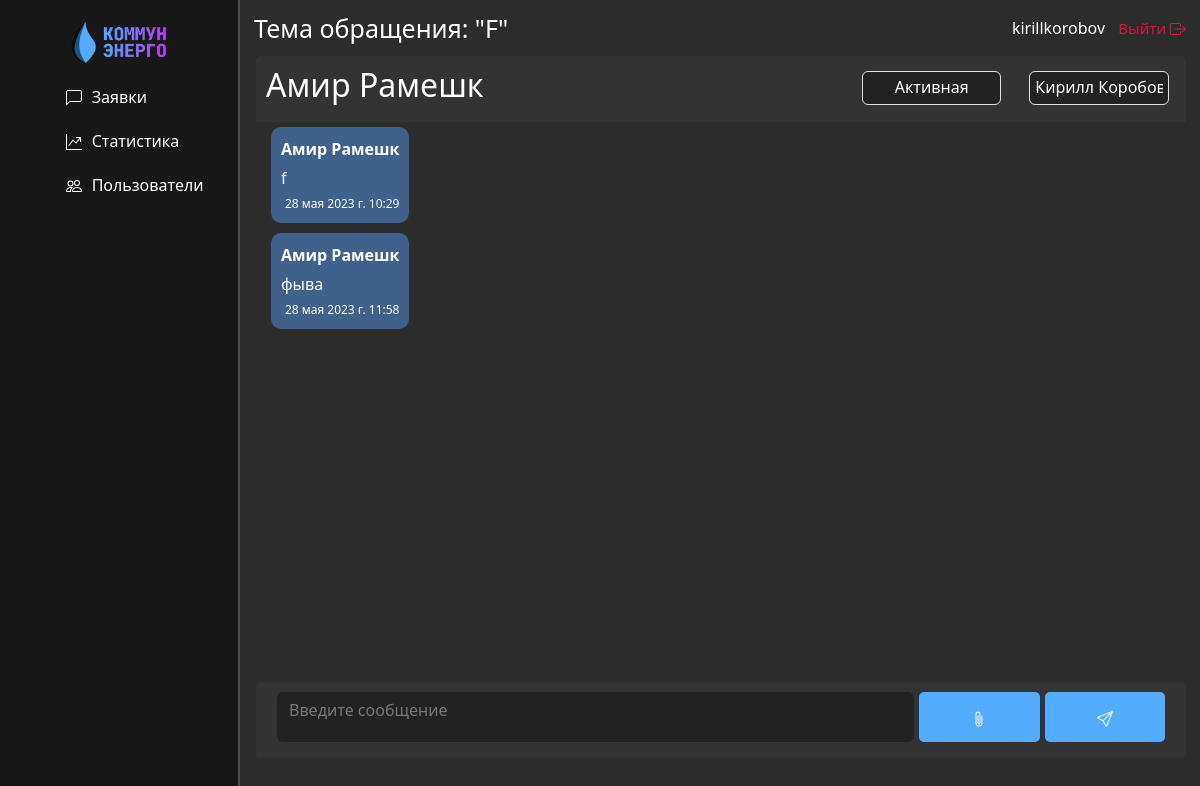
/messages/conversations/42/ (signed in), run on the app's committed database.
### messages_home/models.py (models this page shows, shortened)
class Conversation(models.Model):
  STATUS_CHOICES = [
    ('active', 'Активная'),
    ('closed', 'Закрыта'),
    ('snoozed', 'Отложена'),
  ]
  user1 = models.ForeignKey(User, on_delete=models.CASCADE, related_name='conversations_started')
  user2 = models.ForeignKey(User, on_delete=models.CASCADE, related_name='conversations_involved', null=True)
  title = models.CharField(max_length=50)
  created_at = models.DateTimeField(auto_now_add=True)
  status = models.CharField(max_length=20, choices=STATUS_CHOICES, default='Активная')
  class Meta:
    verbose_name_plural = 'Диалоги'
    verbose_name = 'Диалог'
    ordering = ['-created_at']

class Message(models.Model):
  text = models.TextField()
  conversation = models.ForeignKey(
    Conversation, related_name='messages', on_delete=models.CASCADE)
  sender = models.ForeignKey(
    User, related_name='messages', on_delete=models.CASCADE)
  created_at = models.DateTimeField(auto_now_add=True)
  attachment = models.ForeignKey(Attachment, on_delete=models.CASCADE, null=True, blank=True)
  class Meta:
    ordering = ('created_at',)
    verbose_name = 'Сообщение'
    verbose_name_plural = 'Сообщения'

### messages_home/views.py (the view)
# urls.py: path('conversations/<int:conversation_id>/', conversation_detail, name='conversation_detail'),
@login_required
def conversation_detail(request, conversation_id):
    conversation = get_object_or_404(Conversation.objects.filter(Q(id=conversation_id)))
    messages = conversation.messages.all()
    attachments = Attachment.objects.filter(message__conversation=conversation)
    support_group = Group.objects.get(name='Поддержка')
    support_users = User.objects.filter(groups__name=support_group.name)
    if request.method == 'POST':
        form = MessageForm(request.POST, request.FILES)
        if form.is_valid():
            message = form.save(commit=False)
            message.conversation = conversation
            message.sender = request.user
            attachment = request.FILES.get('message_attachment')
            if attachment is not None:
                attachment = Attachment.objects.create(
                    file=attachment,
                    uploaded_by=request.user
                )
            message.attachment = attachment
            if request.user.groups.filter(name='Поддержка').exists():
                conversation.user2 = message.sender
            conversation.save()
            message.save()
            created_at = message.created_at
            formatted_date = created_at.strftime('%d %B %Y г. %H:%M')
            formatted_date = formatted_date.replace(
            formatted_date.split()[1],
            {
                "January": "января",
                "February": "февраля",
                "March": "марта",
                "April": "апреля",
                "May": "мая",
                "June": "июня",
                "July": "июля",
                "August": "августа",
                "September": "сентября",
                "October": "октября",
                "November": "ноября",
                "December": "декабря",
            }[formatted_date.split()[1]],)
            if message.attachment is not None:
                message_data = {
                    'attachment': message.attachment.file.url,
                    'text': message.text,
                    'sender': message.sender.username,
                    'sender_first_name': message.sender.first_name,
                    'sender_last_name': message.sender.last_name,
                    'created_at': formatted_date,
                    'user': request.user.username,
                }
                print(message.sender.username)
            else:
                message_data = {
                    'text': message.text,
                    'sender': message.sender.username,
                    'sender_first_name': message.sender.first_name,
                    'sender_last_name': message.sender.last_name,
                    'created_at': formatted_date,
                    'user': request.user.username,
                }
            return JsonResponse({'message': message_data})
    else:
        form = MessageForm()
    context = {
        'conversation': conversation,
        'messages': messages,
        'form': form,
        'user': request.user,
        'support_users': support_users,
    }
    return render(request, 'messages_home/conversation_detail.html', context)

### messages_home/forms.py
class MessageForm(forms.ModelForm):
  class Meta:
    model = Message
    fields = ['text']
  text = forms.CharField(
    widget=forms.Textarea(
      attrs={
        'class': 'form-control',
        'rows': 3,
        'placeholder': 'Введите сообщение'
      }
    ),
    label=''
  )

### messages_home/templates/messages_home/conversation_detail.html (shortened to what this page needs)
{% extends 'main/layout.html' %}
{% load static %}
{% load attachment_filter %}
{% block pagename %}
<h1>Тема обращения: "{{ conversation.title }}"</h1>
{% endblock%}
{% block main_content %}
<div class="row">
  <div class="col-md-12 chat-all">
    {% if user.groups.all.0.name != 'Обычные пользователи'%}
    <div class="conversation-topline">
      <div class="conversation-title">
        <h2>{{ conversation.user1.first_name }} {{ conversation.user1.last_name }}</h2>
      </div>
      <select class="form-control forms-stat-date message-form-select" id="status" name="status" data-conversation-id="{{ conversation.id }}" onchange="updateConversationStatus()">
        <option class="status-option" selected hidden>{{ conversation.status }}</option>
      </select>
      <select class="form-control forms-stat-date message-form-select" id="names" name="names"
        data-conversation-id="{{ conversation.id }}" onchange="updateConversationUser()">
        {% for support_user in support_users %}
        {% if conversation.user2 == support_user %}
        <option class="status-option" selected>{{ conversation.user2.first_name }} {{ conversation.user2.last_name }}
        </option>
        {% else %}
        <option class="status-option">{{ support_user.first_name }} {{ support_user.last_name }}</option>
        {% endif%}
        {% endfor %}
      </select>
    </div>
    {% else %}
    <h2 class="conversation-title">Техническая поддержка</h2>
    {% endif %}
    <div class="chat-box">
      {% for message in messages %}
      <div class="message-box {% if message.sender == user %}message-right{% else %}message-left{% endif %}">
        <div class="message-sender">{{ message.sender.first_name }} {{ message.sender.last_name }}</div>
        <div class="message-text">{{ message.text }}</div>
        <div class="message-timestamp">{{ message.created_at }}</div>
      </div>
      {% endfor %}
    </div>
    <form enctype="multipart/form-data" method="post" class="send-message-form"
      action="{% url 'conversation_detail' conversation.id %}">
      {{ form.as_p }}
      <button type="button" class="send-message-btn attach-file-btn">
        <svg xmlns="http://www.w3.org/2000/svg" width="16" height="16" fill="currentColor" class="bi bi-paperclip"
          viewBox="0 0 16 16">
          <path
            d="M4.5 3a2.5 2.5 0 0 1 5 0v9a1.5 1.5 0 0 1-3 0V5a.5.5 0 0 1 1 0v7a.5.5 0 0 0 1 0V3a1.5 1.5 0 1 0-3 0v9a2.5 2.5 0 0 0 5 0V5a.5.5 0 0 1 1 0v7a3.5 3.5 0 1 1-7 0V3z" />
        </svg>
      </button>
      <button type="submit" class="send-message-btn">
      </button>
    </form>
  </div>
</div>
{% endblock %}

### main/templates/main/layout.html (shortened to what this page needs)
{% load static %}
<!DOCTYPE html>
<html class="theme-dark">
<head>
  <link href="https://cdn.jsdelivr.net/npm/bootstrap@5.3.0-alpha3/dist/css/bootstrap.min.css" rel="stylesheet"
>
  <link rel="stylesheet" href="{% static 'main/css/main.css' %}">
</head>
<body>
<div class="aside-box">
  <aside>
    <img src="{% static '/main/img/logo.png' %}" alt="logo">
    <ul>
      <a href="{% url 'conversations_list' %}">
        <li>
          Заявки
        </li>
      </a>
      {% if user.groups.all.0.name != 'Обычные пользователи'%}
      <a href="{% url 'home' %}">
        <li>
          Статистика
        </li>
      </a>
      <a href="{% url 'users' %}">
        <li>
          Пользователи
        </li>
      </a>
      {% endif %}
    </ul>
  </aside>
</div>
<main>
  <div class="topline">
    <div class="topline-content">
      <div class="page-name">
        {% block pagename %}
        {% endblock%}
      </div>
      <div class="login-panel">
        <label class="user-name">
          {{ user }}
        </label>
        <a class="logout-btn" onclick="logout()">
          Выйти
        </a>
      </div>
    </div>
  </div>
  {% block main_content %}
  {% endblock %}
</main>
</body>
</html>

### main/static/main/css/main.css (style rules this page uses)
* { font-family: system-ui, -apple-system, "Segoe UI", Roboto, "Helvetica Neue", "Noto Sans", "Liberation Sans", Arial, sans-serif, "Apple Color Emoji", "Segoe UI Emoji", "Segoe UI Symbol", "Noto Color Emoji"; color: #fff; }
body { background: #2c2c2c; }
aside { display: flex; flex-direction: column; flex-wrap: no-wrap; float: left; align-items: center; background: #181818; width: 20%; padding: 2,5%; height: 100vh; position: fixed; border-right: 2px solid #4d4d4d; }
aside img { margin-top: 20px; width: 40%; float: left; }
aside ul { list-style: none; }
aside a { text-decoration: none; }
aside ul li { color: #fff; margin-top: 20px; display: block; transition: transform .6s ease; }
.topline { width: 100%; height: 7vh; color: white; font-family: system-ui, -apple-system, "Segoe UI", Roboto, "Helvetica Neue", "Noto Sans", "Liberation Sans", Arial, sans-serif, "Apple Color Emoji", "Segoe UI Emoji", "Segoe UI Symbol", "Noto Color Emoji"; }
.topline-content { display: flex; padding: 10px 10px 10px 8px; width: 100%; height: 7vh; align-items: center; justify-content: space-between; }
.topline-content h1 { font-size: 25px; }
main { padding-left: 20.5%; }
.conversation-title { margin: 10px; }
.chat-box { display: flex; flex-direction: column; overflow-y: auto; overflow-x: hidden; height: 70vh; margin-top: 0; }
.message-box { margin: 5px; padding: 10px; border-radius: 10px; word-wrap: break-word; overflow-wrap: break-word; max-width: 40%; }
.message-left { align-self: flex-start; background-color: #3f618c; margin-left: 15px; }
.message-box .message-sender { font-weight: bold; margin-bottom: 5px; }
.message-box .message-text { display: inline-block; width: auto; max-width: 100%; word-wrap: break-word; }
.message-box .message-timestamp { font-size: 12px; color: white; margin-top: 5px; text-align: right; }
.send-message-form { display: flex; justify-content: flex-start; border-radius: 5px; background-color: #333; padding: 10px 21px; }
.send-message-form button { background-color: #54ACFE; color: #fff; border: none; padding: 0 5px; max-height: 50px; border-radius: 5px; margin-left: 5px; align-self: right; width: 15%; }
.send-message-form textarea { color: white; overflow-y: auto; display: inline; background-color: #222; height: 50px; border: 0; resize: none; }
.send-message-form textarea::placeholder { color: #777; }
.send-message-form p { width: 80%; margin: 0; padding: 0; }
.forms-stat-date { margin-top: 4px; height: 34px; background-color: #222; color: white; padding: 3px 5px 5px 5px; width: 193px; }
.nav-icon { margin-right: 5px; margin-bottom: 2px; }
.logout-btn { color: #dc143c; font-size: 15px; cursor: pointer; padding: 4px; text-decoration: none; }
.user-name { margin-right: 5px; }
.bi-box-arrow-right { margin-bottom: 2px; fill: #dc143c; }
.status-option { background-color: #222; text-align: center; }
.conversation-topline { display: flex; flex-direction: row; background-color: #333; border-top-right-radius: 5px; border-top-left-radius: 5px; justify-content: baseline; }
.conversation-title { width: 60%; }
.message-form-select { margin-top: 15px; max-width: 15%; margin-left: 3%; text-align: center; }
.row { display: flex; width: 100%; justify-content: flex-start; }
.page-name h1 { margin-bottom: 0; }
.chat-all { margin-left: 10px; }

### data on the page
Conversation: title "F", user1.first_name "Амир", user1.last_name "Рамешк", status "Активная"
Message: sender.first_name "Амир", sender.last_name "Рамешк", text "f", created_at "28 мая 2023 г. 10:29"
Message: sender.first_name "Амир", sender.last_name "Рамешк", text "фыва", created_at "28 мая 2023 г. 11:58"

### other printed values
{{ user }} "kirillkorobov"
form field names "Кирилл Коробов"
